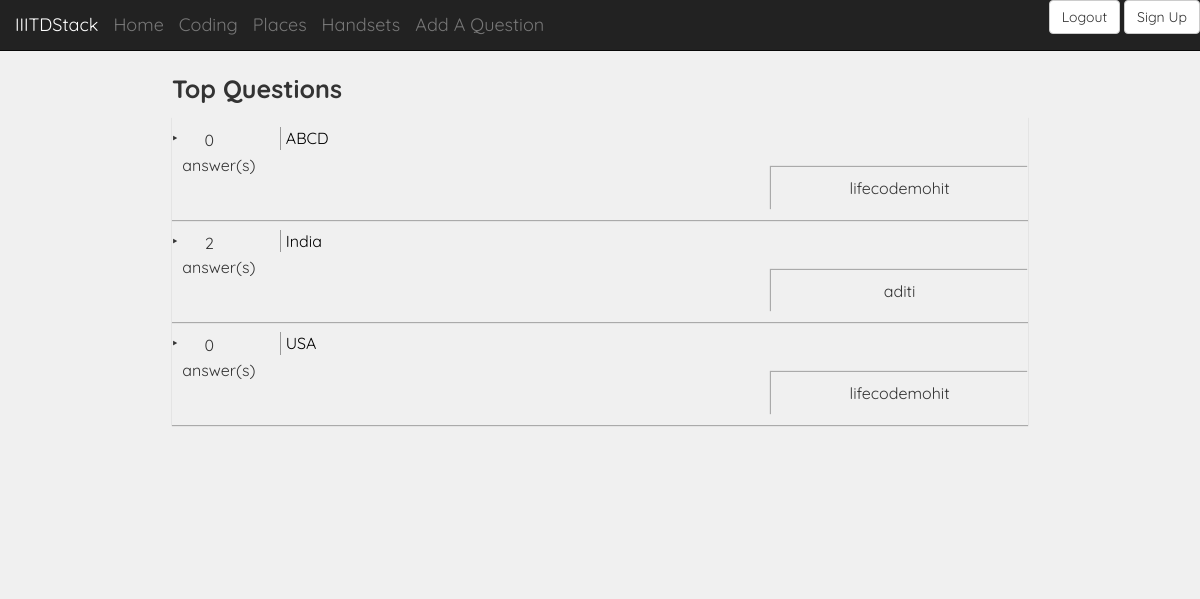
Screenshot of /places (signed in) with the database file from the repository.
### hacku/models.py (models this page shows, shortened)
class Question(models.Model) :
	name = models.CharField(max_length=200)
	heading = models.TextField()
	qText = models.TextField()
	pub_date = models.DateTimeField(auto_now=True)
	votes = models.IntegerField(default = 0)
	extra = models.TextField()
	extra1 = models.TextField()

### hacku/views.py (the view)
# urls.py: url(r'^places$', views.cat1, name='cat1'),
def cat1(request) :
	cat1_list=Question.objects.filter(extra="Places")
	context = { 'cat1_list':cat1_list}
	return render(request, 'places.html', context)

### hacku/templates/places.html (shortened to what this page needs)
{% load static %}
<!DOCTYPE html>
<html lang="en">
<head>
  <link href="{% static 'css/bootstrap.min.css' %}" rel="stylesheet">
  <link href="{% static 'css/styles.css' %}" rel="stylesheet">
</head>
<body>
<div id="top-nav" class="navbar navbar-inverse navbar-static-top">
  <div class="container-fluid">
    <div class="navbar-header">
      <a class="navbar-brand" href="#">IIITDStack</a>
      <a class="navbar-brand" href="/">Home</a>
     <a class="navbar-brand" href="/coding">Coding</a>
       <a class="navbar-brand" href="/places">Places</a>
       <a class="navbar-brand" href="/handsets">Handsets</a>
<a class="navbar-brand" href="/addQues">Add A Question</a>
    </div>
    <form id="upload_form" action="{% url 'index' %}" method="post">
            <ul class="nav navbar-nav navbar-right login_box">
                  {% if user.is_authenticated %}
                <a href="/abc" class="btn btn-default">Logout</a>
              {% else %}
              <input type="text" class="form-control" placeholder="Username" name="user1" id="user1">
              <input type="text" class="form-control" placeholder="Password" name="pass1" id="pass1">
              <button class="btn btn-default" type="submit" value="Login">Login</button>
              {% endif %}
              <a  href="/signup" class="btn btn-default">Sign Up</a>
            </ul>
  </form>
  </div>
</div>
<div class="container">
        <div class="header">
        <div class="theBody">
            <div class="category_head">Top Questions</div>
            {% if cat1_list %}
            <ul class="q_list">
            {% for ques in cat1_list %}
                <li>
                    <div class="ans_div"><span class="ans_count">{{ques.votes}}</span><span class="small_box_bottom_div">answer(s)</span>
                    </div>
                    <div class="question_area"><a href="/{{ ques.id }}/">{{ques.heading}}</a></div>
                    <div class="userName" style="text-align: center;
    box-shadow: -1px -1px 1px 0 #aaa;
    padding: 10px 5px;
    display: block;
    margin-left: 70%"><span>{{ques.name}}</span><br></div>
                </li>
                {% endfor %}
        </ul>
      {% else %}
          <p></p>
      {% endif %}
        </div>
    </div>
</body>
</html>

### hacku/static/css/styles.css (style rules this page uses)
.navbar-static-top { margin-bottom:20px; }
body { font-family: 'Quicksand', sans-serif; }
a { color: black; }
.userName { text-align: center; box-shadow: -1px -1px 1px 0 #aaa; padding: 10px 5px; display: block; margin-left: 70% }
body { background-color:#F0F0F0 }
* { padding: 0 px; margin: 0; }
.container { width: 886px; }
.theBody { width: 100%; height: auto; min-height: 500px; }
.q_list { margin: 0; padding: 0; width: 100%; height: auto; }
.q_list > li { display: block; width: 100%; box-shadow: 0px 1px 1px 0px #aaa; -webkit-box-shadow: 0px 1px 1px 0px #aaa; -moz-box-shadow: 0px 1px 1px 0px #aaa; -ms-box-shadow: 0px 1px 1px 0px #aaa; list-style: none; font-size: 16px; padding: 10px 0; }
.q_list > li:before { content: "\2023 \0020"; }
.q_list > li > div { vertical-align: top; text-align: justify; }
.q_list > li > div:nth-of-type(2) { box-shadow: -1px 0 0 0 #999; -webkit-box-shadow: -1px 0 0 0 #999; -moz-box-shadow: -1px 0 0 0 #999; -ms-box-shadow: -1px 0 0 0 #999; padding-left: 5px; }
.category_head { font-size:25px;font-weight:bold; padding-bottom:10px; }
.ans_div { display: inline-block; height: 40px; width: 11%; padding-right:20px; }
.ans_div span { display: block; padding-right:20px; }
.ans_div > span:first-of-type { padding: 2px 0; padding-right:20px;text-align: center; }
.question_area { display: inline-block; width: 79%; }
.question_area a { text-decoration: none; }

### rows the page displays
Question: votes "0", heading "ABCD", name "lifecodemohit"
Question: votes "2", heading "India", name "aditi"
Question: votes "0", heading "USA", name "lifecodemohit"
